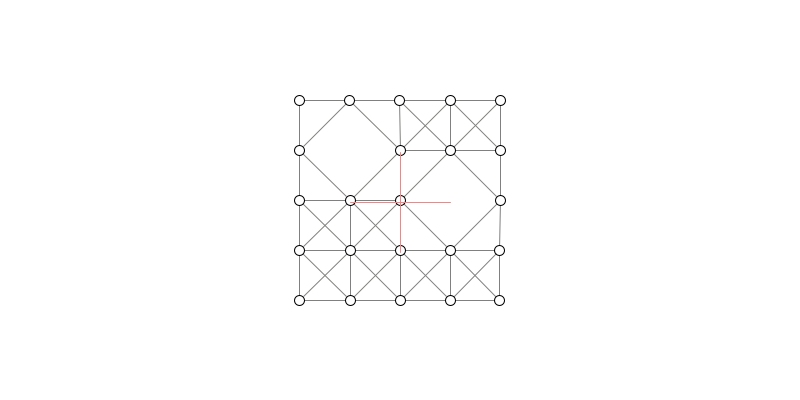
Frame 1 (no input)
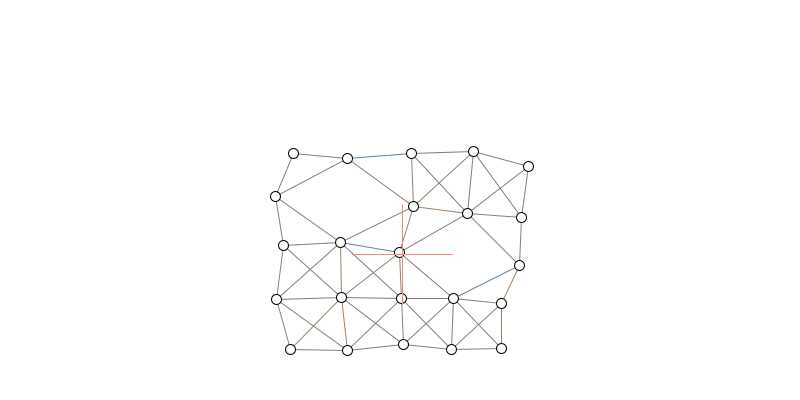
Frame 60 (the mouse pressed at the canvas centre just before this capture)
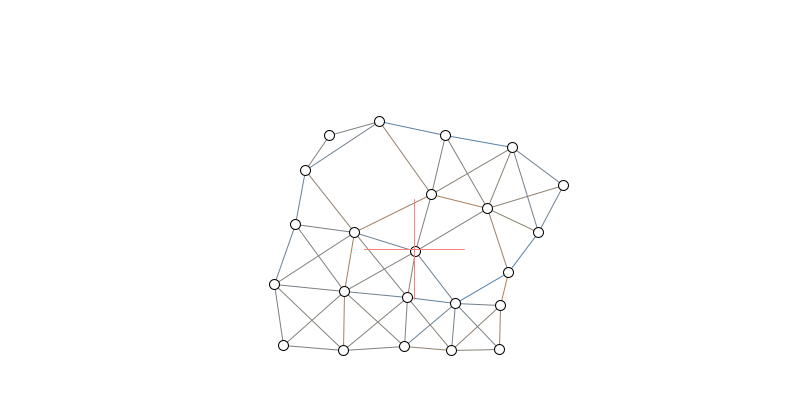
Frame 120 (the mouse held since frame 60 and released just before this capture)

The Processing sketch that drew these frames (run headless with seeded random() and noise(); from frame 60 on, the mouse is pressed at the canvas centre):

// Processing sketch: ex10c_simulation
// ── ex10c_simulation.pde

Creature c;

void setup() {
  size(800, 400);
  c = new Creature();
  c.init(5, 5, 50);
  c.moveTo(new PVector(width/2, height/2));
}

void draw() {
  background(255);
  c.update();
  c.display(g);
}

void mouseDragged() {
  PVector mouse = new PVector(mouseX, mouseY);
  PVector pmouse = new PVector(pmouseX, pmouseY);
  c.pullNode(pmouse, mouse);
}
// ── Creature.pde
public static class Creature {
  private static int w;
  private static int h;
  private ArrayList<Node> nodes;
  private ArrayList<Spring> springs;
  private ArrayList<Spring> diagonals;
  private ArrayList<Node> group1;
  private ArrayList<Node> group2;
  
  private static float gravity = 0.1;
  private static float friction = 0.99;
  private static float groundY = 350;
  private static float groundReaction = 2;
  private static float change = 0.20;
  
  private float size;
  private float clock;
  private static float clockStep = 0.01;
  
  private PVector center;
  
  public Creature() {
    nodes = new ArrayList();
    springs = new ArrayList();
    group1 = new ArrayList();
    group2 = new ArrayList();
    diagonals = new ArrayList();
    clock = 0;
  }
  
  public void init(int w, int h, float size) {
    this.w = w;
    this.h = h;
    this.size = size;
    
    for(int y = 0; y < h; y++) {
      for(int x = 0; x < w; x++) {
        nodes.add(new Node(new PVector(x * size, y * size)));
      }
    }
    
    int currentNode = 0;
    for(int y = 0; y < h; y++) {
      for(int x = 0; x < w; x++) {
        if(y > 0) 
          springs.add(new Spring(
            nodes.get(currentNode - w),
            nodes.get(currentNode),
            size));
        if(x > 0) 
          springs.add(new Spring(
            nodes.get(currentNode - 1),
            nodes.get(currentNode),
            size));
        if(x > 0 && y > 0) {
          Spring d = new Spring(
            nodes.get(currentNode - w - 1),
            nodes.get(currentNode));
          springs.add(d);
          diagonals.add(d);
        }
        if(x < w - 1 && y > 0) {
          Spring d = new Spring(
            nodes.get(currentNode - w + 1),
            nodes.get(currentNode));
          springs.add(d);
          diagonals.add(d);
        }
        currentNode++;
      }
    }
    updateCenter();
    groupNodes();
  }
  
  private void groupNodes() {
    for(int i = nodes.size() - 1; i >= 0; i--) {
      double r = Math.random();
      if(r < 0.2) group1.add(nodes.get(i));
      else if(r < 0.4) group2.add(nodes.get(i));
      else if(r > 0.95) {
        Node n = nodes.get(i);
        for(int j = springs.size() - 1; j >= 0; j--) {
          Spring s = springs.get(j);
          if(s.getA() == n || s.getB() == n) 
            springs.remove(j);
        }
        nodes.remove(i);
      }
    }
  }
  
  public void update() {
    move();
    applyGravity(gravity);
    applyGroundReaction(groundY, groundReaction);
    applyGroundFriction(groundY, friction);
    for(Spring s: springs)
      s.act();
    for(Node n: nodes)
      n.update();
  }
  
  public void display(PGraphics pg) {
    for(Spring s: springs)
      s.display(pg);
    for(Node n: nodes)
      n.display(pg);
    updateCenter();
    displayCenter(pg);
  }
  
  
  public void moveTo(PVector loc) {
    PVector displacement = PVector.sub(loc, center);
    for(Node n: nodes)
      n.setLoc(PVector.add(n.getLoc(), displacement));
    updateCenter();
  }
  
  
  private void move() {
    float pSize1 = size * (1 + change * sin(clock));
    float pSize2 = size * (1 + change * cos(clock));
    
    float pDiagonalSize1 = size * (1 + change * sin(clock) * sqrt(2));
    float pDiagonalSize2 = size * (1 + change * cos(clock) * sqrt(2));
    
    clock += clockStep;
    float size1 = size * (1 + change * sin(clock));
    float size2 = size * (1 + change * cos(clock));
    
    float diagonalSize1 = size * (1 + change * sin(clock) * sqrt(2));
    float diagonalSize2 = size * (1 + change * cos(clock) * sqrt(2));
    
    float ds1 = size1 - pSize1;
    float ds2 = size2 - pSize2;
    
    float dds1 = diagonalSize1 - pDiagonalSize1;
    float dds2 = diagonalSize2 - pDiagonalSize2;
    
    for(Spring s: springs) {
      int g1 = 0;
      int g2 = 0;
      if(group1.contains(s.getA())) g1++;
      else if(group2.contains(s.getA())) g2++;
      if(group1.contains(s.getB())) g1++;
      else if(group2.contains(s.getB())) g2++;
      if(g1 > 0 || g2 > 0) {
        if(diagonals.contains(s))
          s.changeRestLength(g1 * dds1 + g2 * dds2);
        else
          s.changeRestLength(g1 * ds1 + g2 * ds2);
      }
    }
  }
  
  private void applyGravity(float g) {
    PVector gravity = new PVector(0, g);
    for(Node n: nodes)
      n.applyForce(gravity);
  }
  
  private void applyGroundReaction(float y, float g) {
    PVector reaction = new PVector(0, -g);
    for(Node n: nodes)
      if(n.getLoc().y > y) {
        n.applyForce(reaction);
        n.setLoc(new PVector(n.getLoc().x, y));
      }
  }
  
  private void applyGroundFriction(float y, float f) {
    float threshold = 20;
    for(Node n: nodes)
      if(n.getLoc().y > y - threshold)
        n.applyForce(new PVector(-1.0 * f * n.getVel().x, 0));
  }
  
  private void updateCenter() {
    PVector sum = new PVector();
    for(Node n: nodes)
      sum.add(n.getLoc());
    sum.div(nodes.size());
    center = sum;
  }
  
  private void displayCenter(PGraphics pg) {
    pg.pushStyle();
    pg.stroke(255, 128, 128);
    pg.line(center.x - size, center.y, center.x + size, center.y);
    pg.line(center.x, center.y - size, center.x, center.y + size);
    pg.popStyle();
  }
  
  public PVector getCenter() {
    return center;
  }
  
  public void pullNode(PVector p, PVector t) {
    float threshold = 10;
    for(Node n: nodes)
      if(PVector.dist(p, n.getLoc()) < threshold)
        n.setLoc(t);
  }
  
  
  public void init2(int w, int h, float size) {
    this.w = w;
    this.h = h;
    this.size = size;
    float sizeX = size;
    float sizeY = size * sqrt(3) / 2;
    for(int y = 0; y < h; y++) {
      for(int x = 0; x < w; x++) {
        if(y % 2 == 1 && x == 0)
          nodes.add(new Node(new PVector(-0.5 * sizeX, y * sizeY)));
        nodes.add(new Node(new PVector(
          y % 2 == 0 ? x * sizeX : (x + 0.5) * sizeX,
          y * sizeY)));
      }
    }
    
    int currentNode = 0;
    for(int y = 0; y < h; y++) {
      int tempW = (y % 2 == 0 ? w : w + 1);
      for(int x = 0; x < tempW; x++) {
        if(y > 0) {
          //connect upper row
          if(y % 2 == 0 || x > 0) {
            springs.add(new Spring(
              nodes.get(currentNode - w - 1),
              nodes.get(currentNode),
              size));
          }
          if(y % 2 == 0 || x < w) {
            springs.add(new Spring(
              nodes.get(currentNode - w),
              nodes.get(currentNode),
              size));
          }
        }
        if(x > 0) {
          springs.add(new Spring(
            nodes.get(currentNode - 1),
            nodes.get(currentNode),
            size));
        }
        currentNode++;
      }
    }
    updateCenter();
    groupNodes();
  }
}
// ── Node.pde
public static class Node {
  protected static float dampen = 0.05f;
  private PVector loc;
  private PVector vel;
  private PVector acc;
  
  public Node(PVector loc) {
    this.loc = loc.copy();
    vel = new PVector();
    acc = new PVector();
  }
  
  public void update() {
    vel.add(acc);
    loc.add(vel);
    acc.mult(0f);
    vel.mult(1.0f - dampen);
  }
  
  public void applyForce(PVector force) {
    acc.add(force);
  }
  
  public PVector getLoc() {
    return loc.copy();
  }
  
  public PVector getVel() {
    return vel.copy();
  }
  
  public void setLoc(PVector loc) {
    this.loc = loc;
  }
  
  public void display(PGraphics pg) {
    pg.pushStyle();
    pg.stroke(0);
    pg.fill(255);
    pg.ellipse(loc.x, loc.y, 10, 10);
    pg.popStyle();
  }
}
// ── Spring.pde
public static class Spring {
  private static float springK = 0.1;
  private float currLength;
  private float restLength;
  private Node a;
  private Node b;
  
  public Spring(Node a, Node b, float restLength) {
    this.a = a;
    this.b = b;
    this.restLength = restLength;
    currLength = PVector.dist(a.getLoc(), b.getLoc());
  }
  
  public Spring(Node a, Node b) {
    this.a = a;
    this.b = b;
    this.restLength = PVector.dist(a.getLoc(), b.getLoc());
    currLength = restLength;
  }
  
  
  public void act() {
    PVector force = PVector.sub(a.getLoc(), b.getLoc());
    currLength = force.mag();
    
    float forceMag = (restLength - currLength) * springK;
    force.setMag(forceMag);
    
    a.applyForce(force);
    force.mult(-1);
    b.applyForce(force);
  }
  
  public void display(PGraphics pg) {
    pg.pushStyle();
    pg.strokeWeight(1);
    pg.stroke(
      map(currLength, 0.5 * restLength, 1.5 * restLength, 255, 0),
      128,
      map(currLength, 0.5 * restLength, 1.5 * restLength, 0, 255));
    PVector aLoc = a.getLoc();
    PVector bLoc = b.getLoc();
    pg.line(aLoc.x, aLoc.y, bLoc.x, bLoc.y);
    pg.popStyle();
  }
  
  public void setRestLength(float restLength) {
    this.restLength = restLength;
  }
  
  public void changeRestLength(float change) {
    restLength = restLength + change;
  }
  
  public Node getA() {
    return a;
  }
 
  public Node getB() {
    return b;
  }
}
